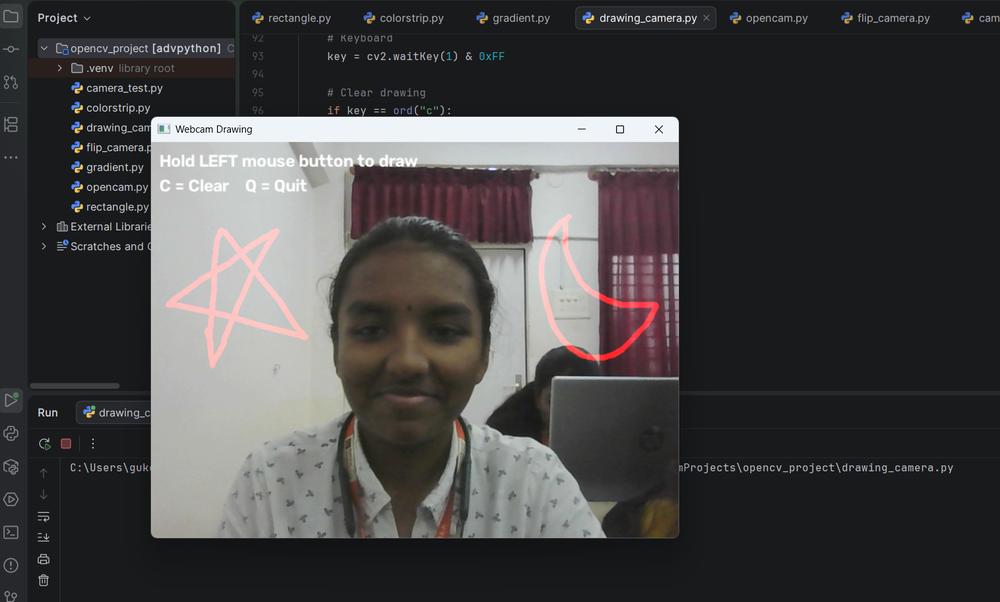
#> input picture drawingcam op.png, 1000 x 602 px, shrunk from 1516 x 912 before the run, given in place of the camera
$ python 'motion detection.py'
#> lines starting #> are read from the running program, lines starting #| are printed output that depends on the picture; after the words box and inside, x2 and y2 are one past the last pixel; in counts of white or black regions, pixels touching at a corner belong together
import cv2 as cv

cap = cv.VideoCapture(0)

if not cap.isOpened():
    print("Cannot open camera")
    exit()

# Create background subtractor
back_sub = cv.createBackgroundSubtractorMOG2()

while True:
    ret, frame = cap.read()
#> frame is the input picture: shape (602, 1000, 3); mean B, G, R 68.9, 68.4, 69.8

    if not ret:
        print("Cannot read camera")
        break

    # Apply background subtraction
    mask = back_sub.apply(frame)
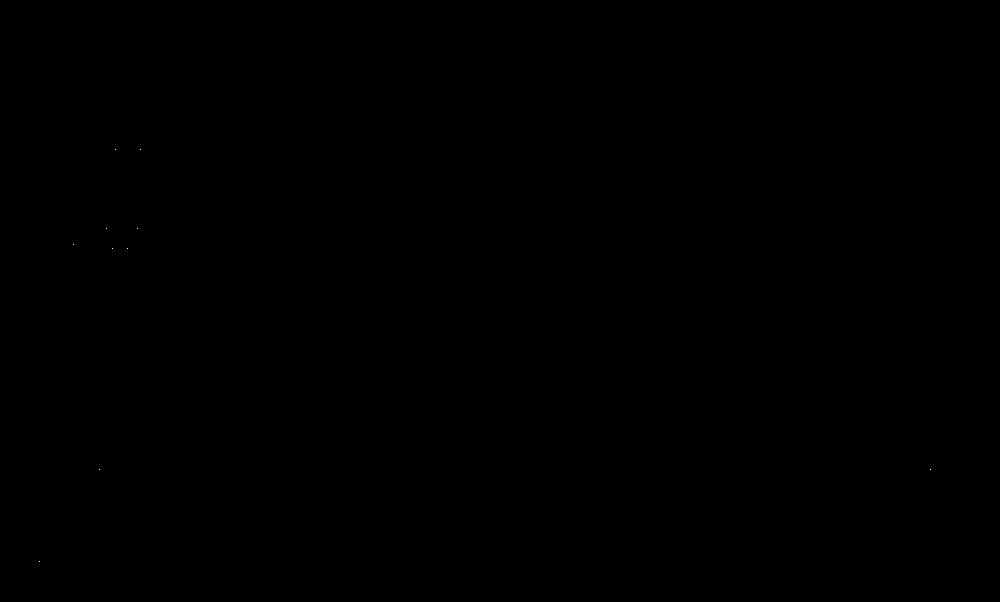
#> mask: shape (602, 1000); values 127 (black) and 255 (white), 0% white in thin lines or dots, all inside (x1, y1, x2, y2) = (39, 149, 931, 562)

    # Convert mask into binary image
    _, mask = cv.threshold(
        mask,
        200,
        255,
        cv.THRESH_BINARY
    )

    # Find contours
    contours, _ = cv.findContours(
        mask,
        cv.RETR_EXTERNAL,
        cv.CHAIN_APPROX_SIMPLE
    )
#> contours = 10 contours, all with area under 20

    for cnt in contours:

        # Ignore small movements/noise
        if cv.contourArea(cnt) < 1000:
            continue

        # Get bounding rectangle
        x, y, w, h = cv.boundingRect(cnt)

        # Draw rectangle around motion
        cv.rectangle(
            frame,
            (x, y),
            (x + w, y + h),
            (0, 255, 0),
            2
        )

        # Display text
        cv.putText(
            frame,
            "Motion",
            (x, y - 10),
            cv.FONT_HERSHEY_SIMPLEX,
            0.6,
            (0, 255, 0),
            2
        )
#> this loop made 10 passes
#> cnt on passes 1 to 10: [[39, 561]], [[930, 469]], [[99, 469]], [[127, 248]], [[112, 248]], [[73, 244]], [[137, 228]], [[106, 228]], [[140, 149]], [[115, 149]]

    cv.imshow("Motion Detection", frame)
    cv.imshow("Motion Mask", mask)

    # Press Q to quit
    if cv.waitKey(1) & 0xFF == ord('q'):
#> (key q is pressed here)
        break

cap.release()
cv.destroyAllWindows()

$ run again, on color recognition op.png
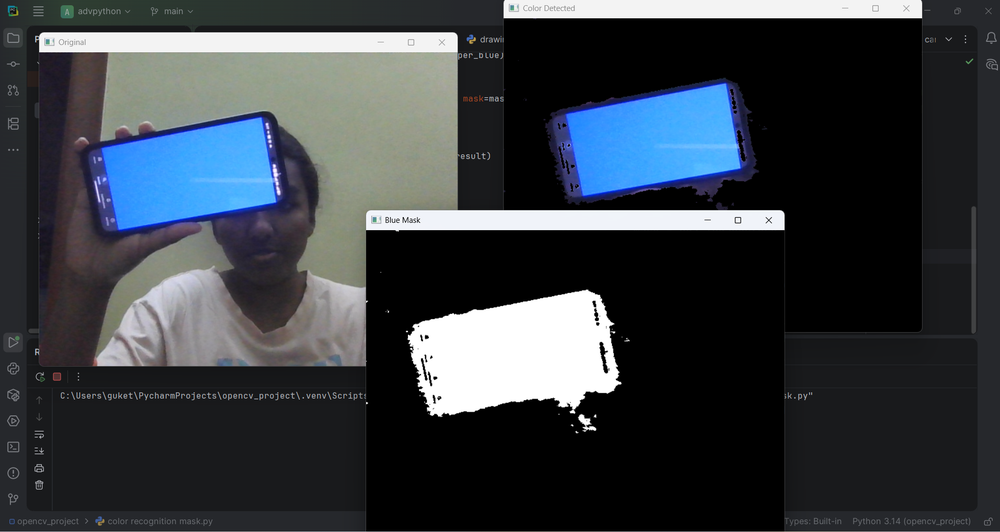
#> input picture color recognition op.png, 1000 x 532 px, shrunk from 1912 x 1017 before the run, given in place of the camera
#> frame is the input picture: shape (532, 1000, 3); mean B, G, R 67.3, 61.4, 55.7
#> `mask = back_sub.apply(frame)`:
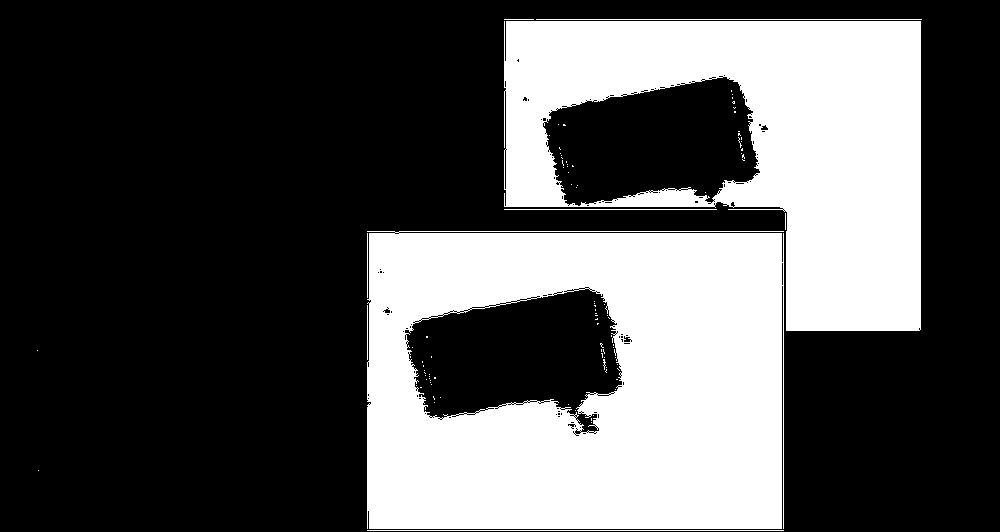
#> mask: shape (532, 1000); values 127 (black) and 255 (white), 33.3% white; 98 white regions (90 under 20 px), largest, box (x1, y1, x2, y2) and area: (367, 231, 784, 529) 102067, (504, 21, 921, 331) 73675, (367, 530, 784, 531) 417
#> contours = 11 contours, 9 with area under 20; largest, box (x1, y1, x2, y2) and area: (367, 231, 784, 529) 121874, (504, 21, 921, 331) 93290
#> the loop `for cnt in contours:` made 11 passes
#> cnt on passes 1, 2, 3, 4, 5, 7, 8, 10: [[367, 530], [783, 530]], [[38, 470]], [[37, 350]], [[367, 305], [367, 359]], [[367, 233], [367, 297]], [[785, 213], [785, 229]], [[504, 209], [716, 209]], [[536, 19], [921, 19]]
#> after the loop `for cnt in contours:`:
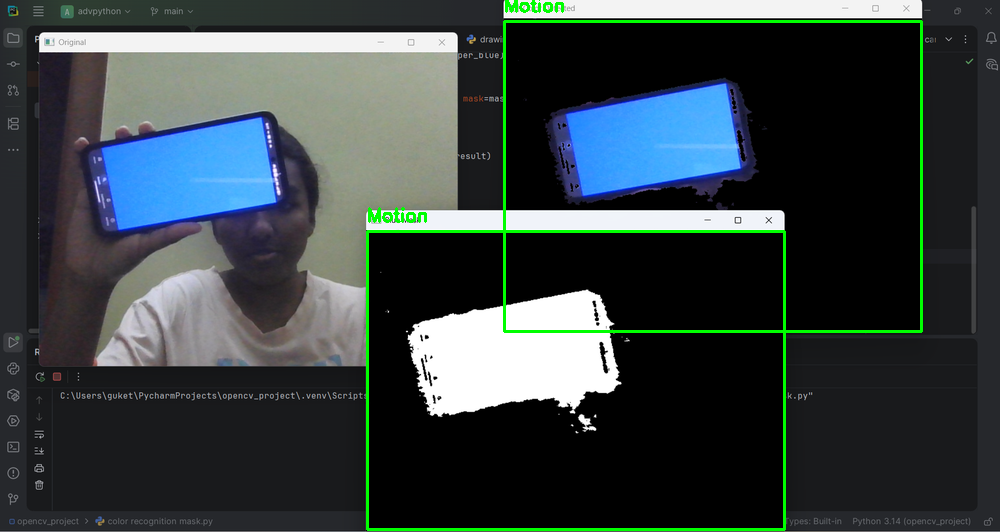
#> frame: shape (532, 1000, 3); 1.79% of pixels changed, all inside (x1, y1, x2, y2) = (366, 0, 923, 531)

$ run again, on colorstrip op.png
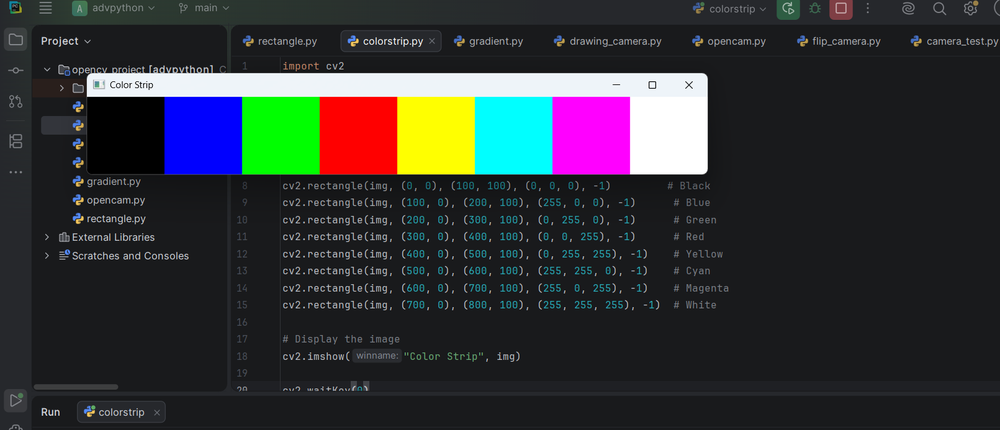
#> input picture colorstrip op.png, 1000 x 430 px, shrunk from 1611 x 693 before the run, given in place of the camera
#> frame is the input picture: shape (430, 1000, 3); mean B, G, R 52.1, 50.2, 48.2
#> `mask = back_sub.apply(frame)`:
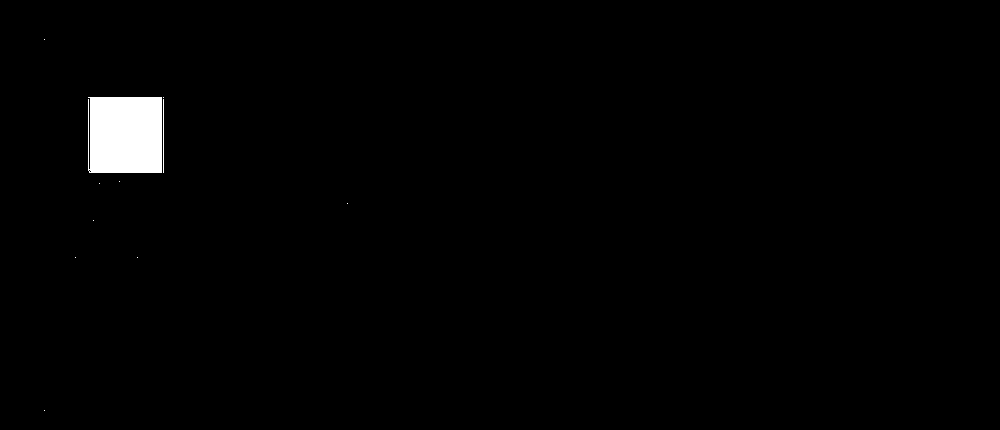
#> mask: shape (430, 1000); values 127 (black) and 255 (white), 1.3% white; 11 white regions (9 under 20 px), largest, box (x1, y1, x2, y2) and area: (88, 97, 162, 173) 5548, (163, 99, 164, 173) 74
#> contours = 11 contours, 10 with area under 20; largest, box (x1, y1, x2, y2) and area: (88, 97, 162, 173) 5331
#> the loop `for cnt in contours:` made 11 passes
#> cnt on passes 1 to 8: [[44, 410]], [[137, 257]], [[75, 257]], [[93, 220]], [[347, 203]], [[99, 183]], [[119, 181]], [[163, 99], [163, 172]]
#> after the loop `for cnt in contours:`:
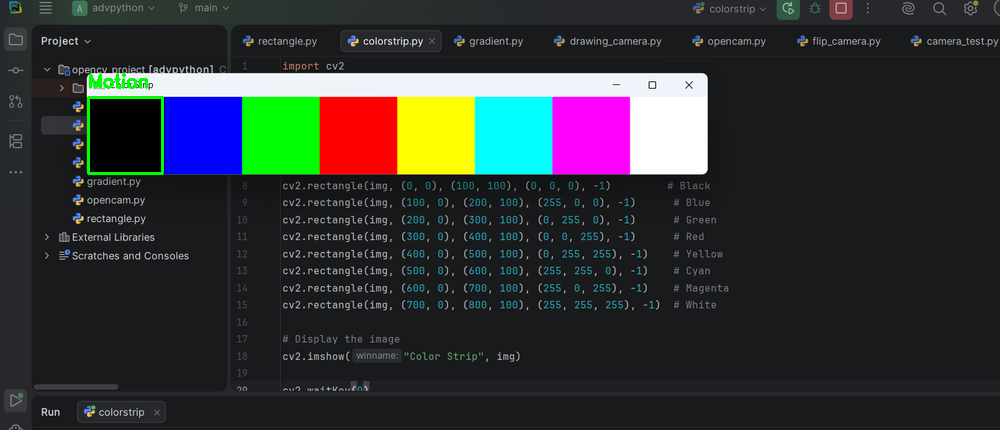
#> frame: shape (430, 1000, 3); 0.32% of pixels changed, all inside (x1, y1, x2, y2) = (87, 73, 164, 175)
